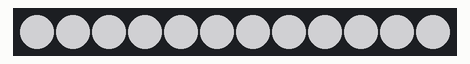
Simulated run of this program. Board: BBC micro:bit (MakeCode). Shown: 12 RGB LEDs in strip order, left to right. Dim RGB values are drawn brighter than linear.

Above: at 0.1 s.
At 5.63 s:
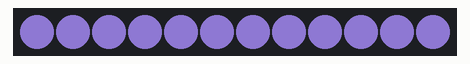
At 7.8 s:
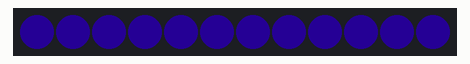

Measured:
- by itself, everything shown: repeats every 7.9 s, in 11 steps

The program:

main.ts
```typescript
let strip = neopixel.create(DigitalPin.P0, 12, NeoPixelMode.RGB)
strip.showRainbow(1, 360)
let helligkeit = 255
basic.forever(function () {
    strip.showColor(neopixel.hsl(255, 255, helligkeit))
    strip.show()
    if (helligkeit > 0) {
        helligkeit = helligkeit - 1
    } else {
        helligkeit = 255
    }
    basic.pause(10)
})
```

test.ts
```typescript
// Hier kann man Tests durchführen; diese Datei wird nicht kompiliert, wenn dieses Paket als Erweiterung verwendet wird.
```
